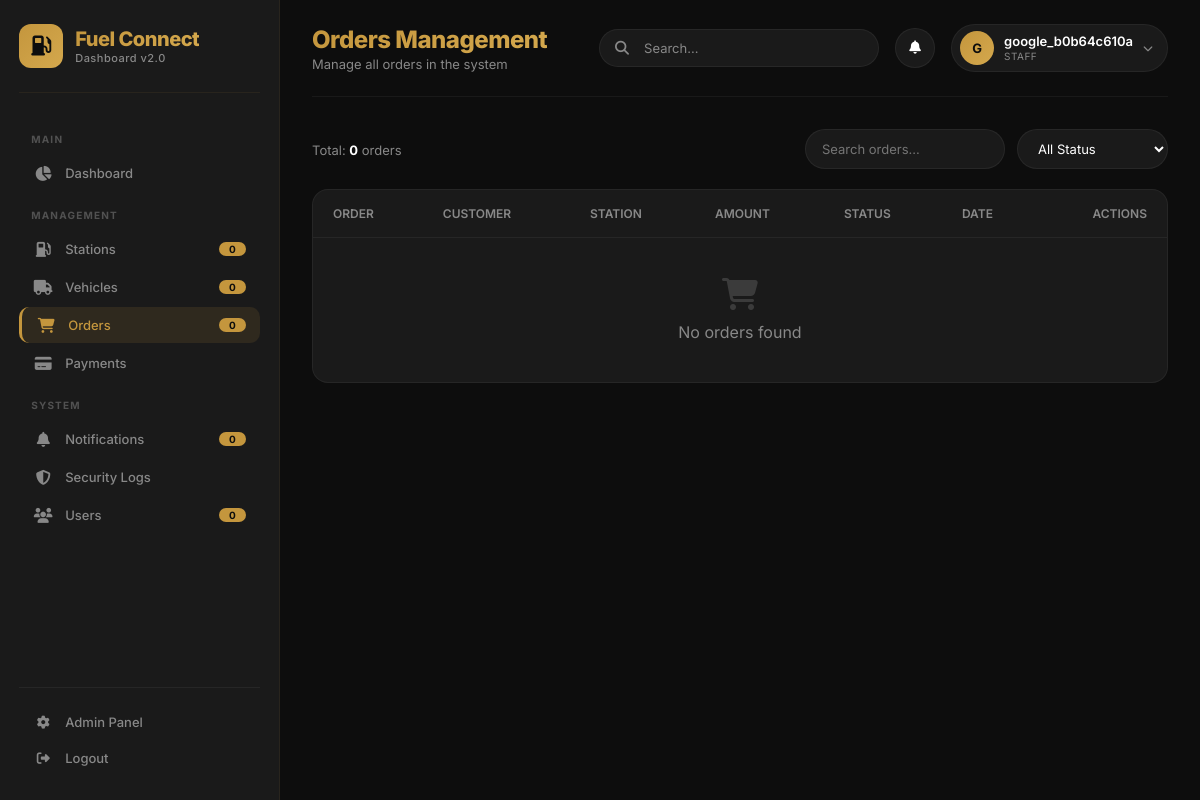
The page /dashboard/orders/ (signed in) on the database its author committed.
### api/models.py (models this page shows, shortened)
class User(AbstractUser):
    username = None
    phone_number = models.CharField(max_length=20, unique=True)
    email = models.EmailField(unique=True)
    full_name = models.CharField(max_length=255)
    user_type = models.CharField(max_length=20, choices=[
        ('customer', 'Customer'),
        ('driver', 'Driver'),
        ('station_owner', 'Station Owner'),
        ('admin', 'Admin')
    ], default='customer')
    location = models.CharField(max_length=255, blank=True, null=True)
    referral_code = models.CharField(max_length=50, blank=True, null=True)
    is_verified = models.BooleanField(default=False)
    is_active = models.BooleanField(default=True)
    created_at = models.DateTimeField(auto_now_add=True)
    updated_at = models.DateTimeField(auto_now=True)
    last_activity = models.DateTimeField(default=timezone.now)
    vehicle_type = models.CharField(max_length=100, blank=True, null=True)
    vehicle_number = models.CharField(max_length=50, blank=True, null=True)
    license_number = models.CharField(max_length=100, blank=True, null=True)
    failed_login_attempts = models.IntegerField(default=0)
    locked_until = models.DateTimeField(null=True, blank=True)
    USERNAME_FIELD = 'phone_number'
    REQUIRED_FIELDS = ['email', 'full_name']
    objects = CustomUserManager()

### api/dashboard_views.py (the view)
# urls.py: path('orders/', dashboard_views.order_list, name='order_list'),
@login_required(login_url='dashboard_login')
def order_list(request):
    orders = Order.objects.all().order_by('-created_at')
    status_filter = request.GET.get('status')
    if status_filter:
        orders = orders.filter(status=status_filter)
    date_from = request.GET.get('date_from')
    if date_from:
        orders = orders.filter(created_at__date__gte=date_from)
    date_to = request.GET.get('date_to')
    if date_to:
        orders = orders.filter(created_at__date__lte=date_to)
    search = request.GET.get('search')
    if search:
        orders = orders.filter(
            Q(order_reference__icontains=search) |
            Q(user__full_name__icontains=search) |
            Q(user__phone_number__icontains=search)
        )
    context = {
        'orders': orders,
        'order_count': orders.count(),
        'status_choices': Order.STATUS_CHOICES,
        'user': request.user,
    }
    return render(request, 'dashboard/orders/list.html', context)

### templates/dashboard/orders/list.html (shortened to what this page needs)
{% extends 'dashboard/base.html' %}
{% load static %}
{% block page_title %}Orders Management{% endblock %}
{% block page_subtitle %}Manage all orders in the system{% endblock %}
{% block content %}
<div style="display: flex; justify-content: space-between; align-items: center; margin-bottom: 20px; flex-wrap: wrap; gap: 12px;">
    <div>
        <span style="color: var(--gray); font-size: 13px;">Total: <strong style="color: var(--white);">{{ orders|length }}</strong> orders</span>
    </div>
    <div style="display: flex; gap: 12px; flex-wrap: wrap;">
        <input type="text" id="searchOrders" placeholder="Search orders..." style="padding: 10px 16px; border-radius: 30px; border: 1px solid rgba(255,255,255,0.06); background: var(--dark); color: var(--white); font-family: 'Inter', sans-serif; font-size: 13px; width: 200px;">
        <select id="statusFilter" style="padding: 10px 16px; border-radius: 30px; border: 1px solid rgba(255,255,255,0.06); background: var(--dark); color: var(--white); font-family: 'Inter', sans-serif; font-size: 13px;">
            <option value="">All Status</option>
        </select>
    </div>
</div>
<div style="background: var(--dark); border-radius: var(--radius); overflow: hidden; border: 1px solid rgba(255,255,255,0.05);">
    <div style="overflow-x: auto;">
        <table style="width: 100%; border-collapse: collapse;">
            <thead>
                <tr style="border-bottom: 1px solid rgba(255,255,255,0.05);">
                    <th style="padding: 16px 20px; text-align: left; color: #888; font-size: 12px; font-weight: 600; text-transform: uppercase;">Order</th>
                    <th style="padding: 16px 20px; text-align: left; color: #888; font-size: 12px; font-weight: 600; text-transform: uppercase;">Customer</th>
                    <th style="padding: 16px 20px; text-align: left; color: #888; font-size: 12px; font-weight: 600; text-transform: uppercase;">Station</th>
                    <th style="padding: 16px 20px; text-align: left; color: #888; font-size: 12px; font-weight: 600; text-transform: uppercase;">Amount</th>
                    <th style="padding: 16px 20px; text-align: left; color: #888; font-size: 12px; font-weight: 600; text-transform: uppercase;">Status</th>
                    <th style="padding: 16px 20px; text-align: left; color: #888; font-size: 12px; font-weight: 600; text-transform: uppercase;">Date</th>
                    <th style="padding: 16px 20px; text-align: right; color: #888; font-size: 12px; font-weight: 600; text-transform: uppercase;">Actions</th>
                </tr>
            </thead>
            <tbody>
                {% for order in orders %}
                <tr style="border-bottom: 1px solid rgba(255,255,255,0.03);">
                    <td style="padding: 16px 20px;">
                        <span style="color: var(--white); font-weight: 600; font-size: 13px;">#{{ order.order_reference }}</span>
                    </td>
                    <td style="padding: 16px 20px;">
                        <div>
                            <div style="color: var(--white); font-size: 13px;">{{ order.user.full_name }}</div>
                            <div style="color: #888; font-size: 11px;">{{ order.user.phone_number }}</div>
                        </div>
                    </td>
                    <td style="padding: 16px 20px; color: #888; font-size: 13px;">{{ order.station.name }}</td>
                    <td style="padding: 16px 20px; color: var(--gold); font-size: 14px; font-weight: 600;">${{ order.total_price }}</td>
                    <td style="padding: 16px 20px;">
                        <span class="status-badge {{ order.status }}" style="padding: 4px 12px; border-radius: 20px; font-size: 11px; font-weight: 600;
                            background: {% if order.status == 'delivered' %}rgba(76,175,80,0.12); color: #4CAF50;{% elif order.status == 'pending' %}rgba(255,193,7,0.12); color: #FFC107;{% elif order.status == 'cancelled' %}rgba(255,68,68,0.12); color: #FF4444;{% elif order.status == 'processing' %}rgba(33,150,243,0.12); color: #2196F3;{% else %}rgba(156,39,176,0.12); color: #9C27B0;{% endif %}">
                            {{ order.get_status_display }}
                        </span>
                    </td>
                    <td style="padding: 16px 20px; color: #888; font-size: 12px;">{{ order.created_at|date:"M d, Y H:i" }}</td>
                    <td style="padding: 16px 20px; text-align: right;">
                        <a href="{% url 'order_detail' order.pk %}" style="color: var(--gold); text-decoration: none; margin-right: 12px;">
                            <i class="fas fa-eye"></i>
                        </a>
                        <a href="{% url 'order_delete' order.pk %}" style="color: #FF4444; text-decoration: none;">
                            <i class="fas fa-trash"></i>
                        </a>
                    </td>
                </tr>
                {% empty %}
                <tr>
                    <td colspan="7" style="padding: 40px 20px; text-align: center; color: #888;">
                        <i class="fas fa-shopping-cart" style="font-size: 32px; display: block; margin-bottom: 12px; opacity: 0.3;"></i>
                        No orders found
                    </td>
                </tr>
                {% endfor %}
            </tbody>
        </table>
    </div>
</div>
{% endblock %}

### templates/dashboard/base.html (shortened to what this page needs)
<!DOCTYPE html>
<html lang="en">
<head>
    <link rel="stylesheet" href="https://cdnjs.cloudflare.com/ajax/libs/font-awesome/6.5.1/css/all.min.css">
</head>
<body>
    <nav class="sidebar" id="sidebar">
        <div class="sidebar-brand">
            <div class="brand-icon"><i class="fas fa-gas-pump"></i></div>
            <div>
                <h2>Fuel Connect</h2>
                <span>Dashboard v2.0</span>
            </div>
        </div>
        <ul class="sidebar-menu">
            <li class="menu-label">Main</li>
            <li><a href="{% url 'dashboard_index' %}" class="{% if request.resolver_match.url_name == 'dashboard_index' %}active{% endif %}">
                <i class="fas fa-chart-pie"></i> Dashboard
            </a></li>
            <li class="menu-label">Management</li>
            <li><a href="{% url 'station_list' %}" class="{% if 'station' in request.path %}active{% endif %}">
                <i class="fas fa-gas-pump"></i> Stations
                <span class="badge">{{ station_count|default:0 }}</span>
            </a></li>
            <li><a href="{% url 'vehicle_list' %}" class="{% if 'vehicle' in request.path %}active{% endif %}">
                <i class="fas fa-truck"></i> Vehicles
                <span class="badge">{{ total_vehicles|default:0 }}</span>
            </a></li>
            <li><a href="{% url 'order_list' %}" class="{% if 'order' in request.path %}active{% endif %}">
                <i class="fas fa-shopping-cart"></i> Orders
                <span class="badge">{{ pending_orders|default:0 }}</span>
            </a></li>
            <li><a href="{% url 'payment_list' %}" class="{% if 'payment' in request.path %}active{% endif %}">
                <i class="fas fa-credit-card"></i> Payments
            </a></li>
            <li class="menu-label">System</li>
            <li><a href="{% url 'notification_list' %}" class="{% if 'notification' in request.path %}active{% endif %}">
                <i class="fas fa-bell"></i> Notifications
                <span class="badge">{{ unread_notifications|default:0 }}</span>
            </a></li>
            <li><a href="{% url 'security_logs' %}" class="{% if 'security' in request.path %}active{% endif %}">
                <i class="fas fa-shield-alt"></i> Security Logs
            </a></li>
            <li><a href="{% url 'user_list' %}" class="{% if 'user' in request.path %}active{% endif %}">
                <i class="fas fa-users"></i> Users
                <span class="badge">{{ total_users|default:0 }}</span>
            </a></li>
        </ul>
        <div class="sidebar-footer">
            <a href="/admin/">
                <i class="fas fa-cog"></i> Admin Panel
            </a>
            <a href="{% url 'dashboard_logout' %}">
                <i class="fas fa-sign-out-alt"></i> Logout
            </a>
        </div>
    </nav>
    <div class="main-content">
        <div class="top-bar">
            <div class="top-bar-left">
                <div>
                    <h1>{% block page_title %}Dashboard{% endblock %}</h1>
                    <p>{% block page_subtitle %}Real-time tracking of Fuel Connect activities{% endblock %}</p>
                </div>
            </div>
            <div class="top-bar-right">
                <div class="search-box">
                    <i class="fas fa-search"></i>
                    <input type="text" placeholder="Search...">
                </div>
                <button class="icon-btn" onclick="window.location.href='{% url 'notification_list' %}'">
                    <i class="fas fa-bell"></i>
                </button>
                <div class="user-profile">
                    <div class="avatar">{{ user.get_full_name|default:user.phone_number|first|upper }}</div>
                    <div class="user-info">
                        <div class="name">{{ user.get_full_name|default:user.phone_number }}</div>
                        <div class="role">{{ user.is_superuser|yesno:"Admin,Staff" }}</div>
                    </div>
                    <i class="fas fa-chevron-down" style="color: var(--gray); font-size: 10px;"></i>
                </div>
            </div>
        </div>
        {% block content %}
        {% endblock %}
    </div>
</body>
</html>

### rows shown on the page
User: get_full_name|first "G", get_full_name "google_b0b64c610a", is_superuser "STAFF"

### other values the page prints
{{ station_count|default:0 }} "0"
{{ total_vehicles|default:0 }} "0"
{{ pending_orders|default:0 }} "0"
{{ unread_notifications|default:0 }} "0"
{{ total_users|default:0 }} "0"
{{ orders|length }} "0"
